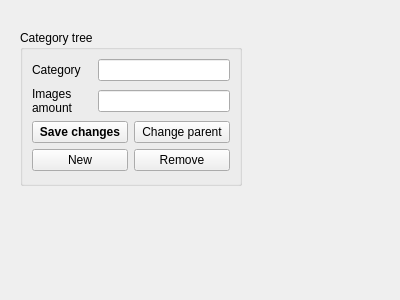
<ui version="4.0" >
 <class>CatWidget</class>
 <widget class="QWidget" name="CatWidget" >
  <property name="geometry" >
   <rect>
    <x>0</x>
    <y>0</y>
    <width>400</width>
    <height>300</height>
   </rect>
  </property>
  <property name="windowTitle" >
   <string>Form</string>
  </property>
  <widget class="QGroupBox" name="groupBox" >
   <property name="geometry" >
    <rect>
     <x>20</x>
     <y>30</y>
     <width>222</width>
     <height>156</height>
    </rect>
   </property>
   <property name="title" >
    <string>Category tree</string>
   </property>
   <layout class="QVBoxLayout" >
    <item>
     <layout class="QHBoxLayout" >
      <item>
       <widget class="QLabel" name="label" >
        <property name="minimumSize" >
         <size>
          <width>60</width>
          <height>0</height>
         </size>
        </property>
        <property name="text" >
         <string>Category</string>
        </property>
       </widget>
      </item>
      <item>
       <widget class="QLineEdit" name="nameEdit" />
      </item>
     </layout>
    </item>
    <item>
     <layout class="QHBoxLayout" >
      <item>
       <widget class="QLabel" name="label_2" >
        <property name="minimumSize" >
         <size>
          <width>60</width>
          <height>0</height>
         </size>
        </property>
        <property name="text" >
         <string>Images 
amount</string>
        </property>
       </widget>
      </item>
      <item>
       <widget class="QLineEdit" name="amountEdit" >
        <property name="readOnly" >
         <bool>true</bool>
        </property>
       </widget>
      </item>
     </layout>
    </item>
    <item>
     <layout class="QGridLayout" >
      <item row="0" column="0" >
       <widget class="QPushButton" name="saveButton" >
        <property name="minimumSize" >
         <size>
          <width>50</width>
          <height>0</height>
         </size>
        </property>
        <property name="font" >
         <font>
          <weight>75</weight>
          <bold>true</bold>
         </font>
        </property>
        <property name="text" >
         <string>Save changes</string>
        </property>
       </widget>
      </item>
      <item row="0" column="1" >
       <widget class="QPushButton" name="changeParButton" >
        <property name="minimumSize" >
         <size>
          <width>50</width>
          <height>0</height>
         </size>
        </property>
        <property name="text" >
         <string>Change parent</string>
        </property>
       </widget>
      </item>
      <item row="1" column="0" >
       <widget class="QPushButton" name="newButton" >
        <property name="minimumSize" >
         <size>
          <width>50</width>
          <height>0</height>
         </size>
        </property>
        <property name="text" >
         <string>New</string>
        </property>
       </widget>
      </item>
      <item row="1" column="1" >
       <widget class="QPushButton" name="removeButton" >
        <property name="minimumSize" >
         <size>
          <width>50</width>
          <height>0</height>
         </size>
        </property>
        <property name="text" >
         <string>Remove</string>
        </property>
       </widget>
      </item>
     </layout>
    </item>
   </layout>
  </widget>
 </widget>
 <resources/>
 <connections/>
</ui>
